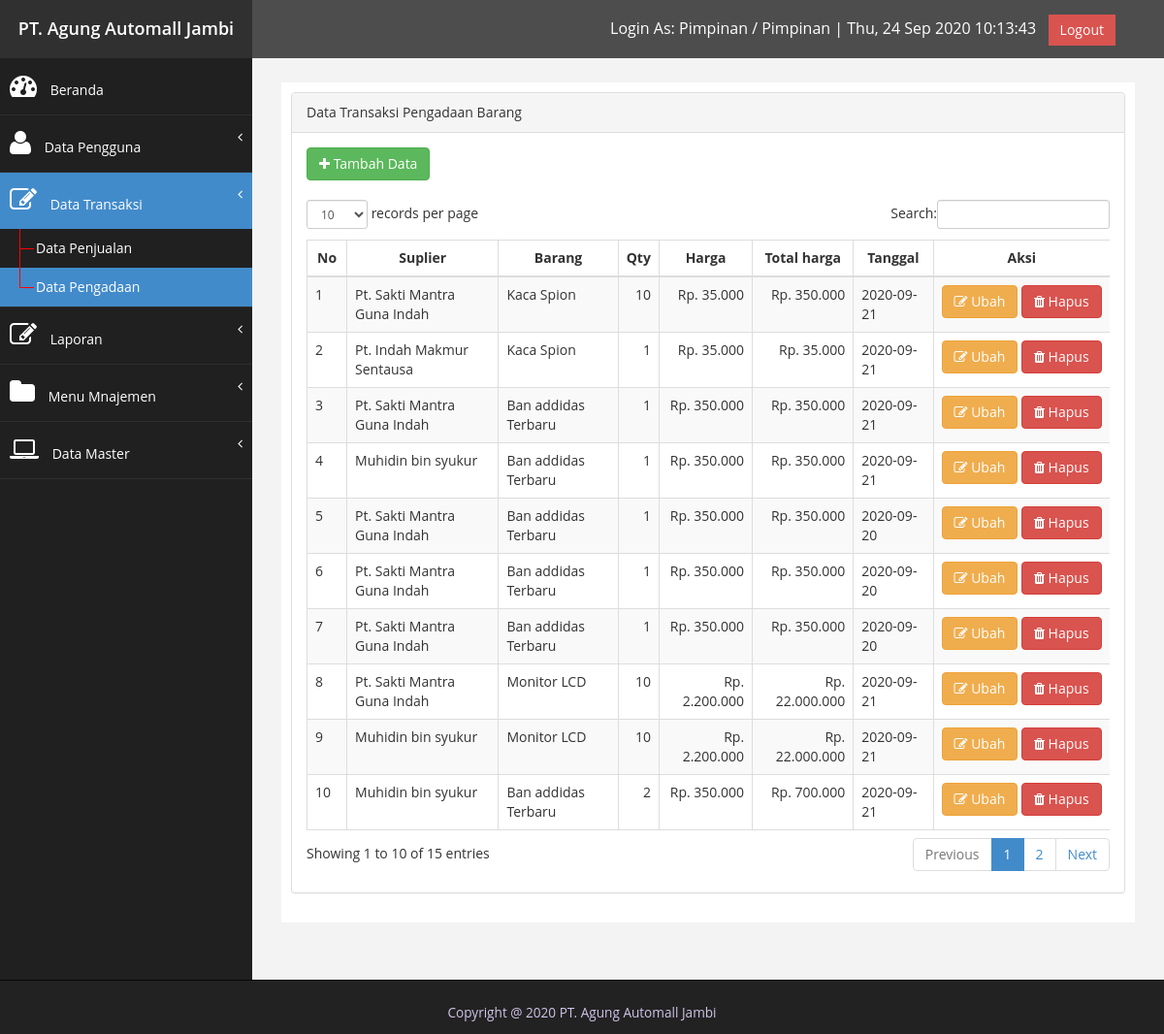
Screenshot of /index.php?page=transaksi&submenu=barang_masuk (signed in) with the database file from the repository.
### tables this page shows
CREATE TABLE `tb_user_menu_access` (
  `id` int(11) NOT NULL,
  `menu_id` int(11) NOT NULL,
  `id_user_level` int(11) NOT NULL
);

CREATE TABLE `tb_user_menu` (
  `user_menu_id` int(11) NOT NULL,
  `menu_title` varchar(128) NOT NULL,
  `icon` varchar(255) NOT NULL,
  `menu_url` varchar(50) NOT NULL
);

CREATE TABLE `tb_user_sub_menu_access` (
  `id` int(11) NOT NULL,
  `sub_menu_id` int(11) NOT NULL,
  `id_user_level` int(11) NOT NULL
);

CREATE TABLE `tb_user_sub_menu` (
  `id` int(11) NOT NULL,
  `menu_id` int(11) NOT NULL,
  `title` varchar(128) NOT NULL,
  `sub_menu_url` varchar(50) NOT NULL,
  `file` varchar(255) NOT NULL
);

CREATE TABLE `tb_barang_masuk` (
  `id_barang_masuk` int(11) NOT NULL,
  `id_barang_data` int(11) NOT NULL,
  `id_barang_suplier` int(11) NOT NULL,
  `barang_masuk_kode` varchar(250) NOT NULL,
  `barang_masuk_jumlah` int(11) NOT NULL,
  `barang_masuk_harga` bigint(20) NOT NULL,
  `barang_masuk_tanggal` date NOT NULL DEFAULT current_timestamp()
);

CREATE TABLE `tb_barang_suplier` (
  `id_barang_suplier` int(11) NOT NULL,
  `barang_suplier_nama` varchar(50) NOT NULL,
  `barang_suplier_kode` varchar(50) NOT NULL,
  `barang_suplier_no_telepon` varchar(20) NOT NULL,
  `barang_suplier_tanggal_daftar` date NOT NULL,
  `barang_suplier_alamat` text NOT NULL
);

CREATE TABLE `tb_barang_data` (
  `id_barang_data` int(11) NOT NULL,
  `id_barang_kategori` int(11) NOT NULL,
  `barang_data_nama` varchar(200) NOT NULL,
  `barang_data_kode` varchar(100) NOT NULL,
  `barang_data_harga_beli` int(255) NOT NULL,
  `barang_data_harga_jual` int(255) NOT NULL,
  `barang_data_tanggal` date NOT NULL,
  `barang_data_gambar` varchar(255) NOT NULL
);

### config.php (called while the page is built, shortened)
<?php
$database_host = "localhost";
$database_user = "root";
$database_pass = "";
$database_dbna = "db_pos_bengkel";
$koneksi = mysqli_connect($database_host, $database_user, $database_pass, $database_dbna);
$tools['page_title'] = "PT. Agung Automall Jambi";
$tools['developer'] = true;
if (isset($_GET['page'])) $page = $_GET['page'];
else $page = "";
function query($query)
{
    global $koneksi;
    $result = mysqli_query($koneksi, $query);
    if ($result) {
        if ($result->num_rows > 0) {
            $rows = [];
            while ($row = mysqli_fetch_array($result, MYSQLI_ASSOC)) {
                $rows[] = $row;
            }
            return $rows;
        } else return false;
    } else return false;
}

### page/data_transaksi/barang_masuk/display.php (the view, shortened to what this page needs)
<?php
$display = query("SELECT * FROM tb_barang_masuk
    JOIN
    tb_barang_data
    ON tb_barang_masuk.id_barang_data = tb_barang_data.id_barang_data
    JOIN
    tb_barang_suplier
    ON tb_barang_masuk.id_barang_suplier = tb_barang_suplier.id_barang_suplier");
$nomor = 0;
?>
<div class="panel panel-default">
    <div class="panel-heading">
        Data Transaksi Pengadaan Barang
    </div>
    <div class="panel-body">
        <div class="row">
            <div class="container-fluid">
                <button class="btn btn-success" data-toggle="modal" data-target="#modaltambah" onclick="tambahData()"><i class="fa fa-plus"></i> Tambah Data</button>
                <br>
                <br>
            </div>
        </div>
        <div class="row">
            <div class="col">
                <div class="container-fluid">
                    <div class="table-responsive">
                        <table class="table table-striped table-bordered table-hover" id="dataTables-example">
                            <thead>
                                <tr>
                                    <th style="text-align:center;" width="25px">No</th>
                                    <th style="text-align:center;">Suplier</th>
                                    <th style="text-align:center;">Barang</th>
                                    <th style="text-align:center;">Qty</th>
                                    <th style="text-align:center;">Harga</th>
                                    <th style="text-align:center;">Total harga</th>
                                    <th style="text-align:center;">Tanggal</th>
                                    <th style="text-align:center;">Aksi</th>
                                </tr>
                            </thead>
                            <?php
                            if ($display) {
                                foreach ($display as $data) {
                            ?>
                                    <tr>
                                        <td><?php echo ++$nomor; ?></td>
                                        <td><?php echo $data['barang_suplier_nama']; ?></td>
                                        <td><?php echo $data['barang_data_nama']; ?></td>
                                        <td style="text-align:right"><?php echo $data['barang_masuk_jumlah']; ?></td>
                                        <td style="text-align:right"><?php echo 'Rp. ' . number_format($data['barang_masuk_harga'], 0, ',', '.'); ?></td>
                                        <td style="text-align:right"><?php echo 'Rp. ' . number_format($data['barang_masuk_harga'] * $data['barang_masuk_jumlah'], 0, ',', '.'); ?></td>
                                        <td><?php echo $data['barang_masuk_tanggal']; ?></td>
                                        <td style="white-space:nowrap">
                                            <button class="btn btn-warning" onclick="ubahData(this)" data-toggle="modal" data-target="#modalubah" data-id_barang_masuk="<?php echo $data['id_barang_masuk']; ?>" data-id_barang_data="<?php echo $data['id_barang_data']; ?>" data-id_barang_suplier="<?php echo $data['id_barang_suplier']; ?>" data-barang_masuk_kode="<?php echo $data['barang_masuk_kode']; ?>" data-barang_masuk_jumlah="<?php echo $data['barang_masuk_jumlah']; ?>" data-barang_masuk_harga="<?php echo $data['barang_masuk_harga']; ?>" data-barang_masuk_tanggal="<?php echo $data['barang_masuk_tanggal']; ?>" data-barang_masuk_kode="<?php echo $data['barang_masuk_kode']; ?>">
                                                <i class="fa fa-edit"></i> Ubah
                                            </button>
                                            <button class="btn btn-danger" onclick="hapusData(this)" data-toggle="modal" data-target="#modalHapus" data-id_barang_data="<?php echo $data['id_barang_data']; ?>" data-id_barang_masuk="<?php echo $data['id_barang_masuk']; ?>" data-barang_suplier_nama="<?php echo $data['barang_suplier_nama']; ?>" data-barang_masuk_jumlah="<?php echo $data['barang_masuk_jumlah']; ?>"><i class="fa fa-trash"></i> Hapus</button>
                                        </td>
                                    </tr>
                            <?php
                                }
                            }
                            ?>
                        </table>
                    </div>
                </div>
            </div>
        </div>
    </div>
</div>

### index.php (shortened to what this page needs)
<?php
include "config.php";
$level        = $_SESSION['user']['level'];
$menus        = query("SELECT * FROM tb_user_menu_access
        INNER JOIN tb_user_menu
        ON    tb_user_menu_access.menu_id       = tb_user_menu.user_menu_id
        WHERE tb_user_menu_access.id_user_level = '$level'
");
if ($menus) {
    for ($i = 0; $i < count($menus); $i++) {
        $id = $menus[$i]['menu_id'];
        $menus[$i]['sub_menu'] = query("SELECT * FROM tb_user_sub_menu_access
            INNER JOIN tb_user_sub_menu
            ON    tb_user_sub_menu_access.sub_menu_id   = tb_user_sub_menu.id
            WHERE tb_user_sub_menu_access.id_user_level = '$level'
            AND tb_user_sub_menu.menu_id='$id'
        ");
        $menus[$i]['active'] = false;
        if ($menus[$i]['sub_menu']) {
            for ($j = 0; $j < count($menus[$i]['sub_menu']); $j++) {
                $menus[$i]['sub_menu'][$j]['url_act'] = "?page=" . $menus[$i]['menu_url'] . "&submenu=" . $menus[$i]['sub_menu'][$j]['sub_menu_url'];
                if ($menus[$i]['menu_url'] . $menus[$i]['sub_menu'][$j]['sub_menu_url'] == ($page . $submenu)) {
                    $display_page                        = $menus[$i]['sub_menu'][$j]['file'];
                    $menus[$i]['sub_menu'][$j]['active'] = true;
                    $menus[$i]['active']                 = true;
                } else {
                    $menus[$i]['sub_menu'][$j]['active'] = false;
                }
            }
            $menus[$i]['visible'] = true;
        } else {
            $menus[$i]['visible'] = false;
            $menus[$i]['active'] = false;
        }
    }
}
?>
<!DOCTYPE html>
<html xmlns="http://www.w3.org/1999/xhtml">
<head>
    <link href="assets/css/bootstrap.css" rel="stylesheet" />
    <link href="assets/css/font-awesome.css" rel="stylesheet" />
    <link href="assets/js/dataTables/dataTables.bootstrap.css" rel="stylesheet" />
    <link href="assets/css/custom.css" rel="stylesheet" />
</head>
<body>
    <div id="wrapper">
        <nav class="navbar navbar-default navbar-cls-top " role="navigation" style="margin-bottom: 0">
            <div class="navbar-header">
                <div class="navbar-bg text-tengah">
                    <a class="navbar-merek" href="index.php"><?= $tools['page_title']; ?></a>
                </div>
            </div>
            <div style="color: white; padding  : 15px 50px 5px 50px;float    : right; font-size: 16px;">
                <span>Login As: <?= $_SESSION['user']['level_title']; ?> / <?= $_SESSION['user']['nama']; ?> |</span>
                <span id="clockTopbar"></span> &nbsp;
                <a href="logout.php" class="btn btn-danger square-btn-adjust">Logout</a>
            </div>
        </nav>
        <nav class="navbar-default navbar-side" role="navigation">
            <div class="sidebar-collapse">
                <ul class="nav" id="main-menu">
                    <li>
                        <?php
                        if ($page === "") echo '<a href="index.php" class="bg-primary"><i class="fa fa-dashboard fa-2x"></i> Beranda</a>';
                        else echo '<a href="index.php"><i class="fa fa-dashboard fa-2x"></i> Beranda</a>';
                        ?>
                    </li>
                    <?php if ($menus) {
                        foreach ($menus as $menu) {
                            if ($menu['visible']) {
                                echo '<li>';
                                if ($menu['active']) {
                                    echo '
                                <a  href  = "#" class="bg-primary"><i class = "' . $menu["icon"] . '"></i> ' . $menu["menu_title"] . '<span class = "fa arrow"></span></a>
                                <ul class = "nav nav-second-level collapse in" aria-expanded = "true" style= "">
                                ';
                                } else {
                                    echo '
                                <a  href  = "#"><i class = "' . $menu["icon"] . '"></i> ' . $menu["menu_title"] . '<span class = "fa arrow"></span></a>
                                <ul class = "nav nav-second-level">
                                ';
                                }
                                if ($menu['sub_menu']) {
                                    foreach ($menu['sub_menu'] as $nav_submenu) {
                                        if ($nav_submenu['active']) echo '<li><a href="' . $nav_submenu['url_act'] . '" class="bg-primary"></i> ' . $nav_submenu['title'] . '</a></li>';
                                        else  echo '<li><a href="' . $nav_submenu['url_act'] . '"></i> ' . $nav_submenu['title'] . '</a></li>';
                                    }
                                }
                                echo '</ul>';
                                echo '</li>';
                            }
                        }
                    } ?>
                </ul>
            </div>
        </nav>
        <div id="page-wrapper">
            <div id="page-inner">
                <div class="row">
                    <div class="col-md-12">
                        <?php
                        if (file_exists($display_page)) include $display_page;
                        else include "page/error.php";
                        ?>
                    </div>
                </div>
            </div>
        </div>
    </div>
    <div class="navbar navbar-inverse navbar-fixed-bottom footer-bottom">
        <div class="container text-center">
            <p class="text-center" style="color: #D1C4E9;"><small>Copyright @ 2020 <?= $tools['page_title']; ?></p>
        </div>
</body>
</html>

### assets/css/custom.css (style rules this page uses)
body { font-family: 'Open Sans', sans-serif; }
#wrapper { width: 100%; background:#202020; }
#page-wrapper { padding: 15px 15px; min-height: 600px; background:#F3F3F3; }
#page-inner { width:100%; margin:10px 20px 10px 0px; background-color:#fff!important; padding:10px; margin-bottom: 100px; }
.text-center { text-align:center; }
.square-btn-adjust { border: 0px solid transparent; -webkit-border-radius: 0px; -moz-border-radius: 0px; border-radius: 0px; }
p { font-size:16px; line-height:25px; padding-top:20px; }
.arrow { float: right; }
.fa.arrow:before { content: "\f104"; }
.nav-second-level li, .nav-third-level li { border-bottom: none !important; }
.nav-second-level li a { padding-left: 37px; }
.sidebar-collapse , .sidebar-collapse .nav { background:none; }
.sidebar-collapse .nav { padding:0; }
.sidebar-collapse .nav > li > a { color:#fff; text-shadow:none; }
.sidebar-collapse > .nav > li > a { padding:15px 10px; }
.sidebar-collapse > .nav > li { border-bottom: 1px solid rgba(107, 108, 109, 0.19); }
.nav-second-level > li > a:before , .nav-third-level > li > a:before { content:""; display:block; position:absolute; left:20px; width:15px; height:1px; background:#ff0000; top:20px; }
.nav-second-level > li > a:after, .nav-third-level > li > a:after { content:""; display:block; position:absolute; left:20px; width:1px; height:100%; background:#ff0000; top:0px; z-index:10; }
.nav-second-level > li:last-child > a:after, .nav-third-level > li:last-child > a:after { height:50%; }
.navbar-side { border:none; background-color: #202020; }
.navbar-cls-top { background:#4D4D4D; border-bottom:none; }
.navbar-default { border:0px solid black; }
.navbar-header { background: #A70303; }
.nav > li > a > i { margin-right:10px; }
@media (min-width:768px) { #page-wrapper { margin: 0 0 0 260px; padding: 15px 30px; } }
@media (min-width:768px) { .navbar-side { z-index: 1; position: absolute; width: 260px; } }
@media (min-width:768px) { .navbar { border-radius: 0px; } }

### index.php (style rules this page uses)
.navbar-bg { display: flex; justify-content: center; align-items: center; height: 60px; background-color: #303030; width: 260px; }
.navbar-merek { color: #fff; font-size: 18px; font-weight: 600; }

### rows the page displays
tb_user_menu_access: menu.menu_title "Data Pengguna"
tb_user_menu_access: menu.menu_title "Data Transaksi"
tb_user_sub_menu_access: sub_menu.title "Data Penjualan"
tb_user_sub_menu_access: sub_menu.title "Data Pengadaan"
tb_user_menu_access: menu.menu_title "Laporan"
tb_user_menu_access: menu.menu_title "Menu Mnajemen"
tb_user_menu_access: menu.menu_title "Data Master"
tb_barang_masuk: id_barang_suplier.barang_suplier_nama "Pt. Sakti Mantra Guna Indah", id_barang_data.barang_data_nama "Kaca Spion", barang_masuk_jumlah "10", barang_masuk_harga "35.000", $data['barang_masuk_harga'] * $data['barang_masuk_jumlah'] "350.000", barang_masuk_tanggal "2020-09-21"
tb_barang_masuk: id_barang_suplier.barang_suplier_nama "Pt. Indah Makmur Sentausa", id_barang_data.barang_data_nama "Kaca Spion", barang_masuk_jumlah "1", barang_masuk_harga "35.000", $data['barang_masuk_harga'] * $data['barang_masuk_jumlah'] "35.000", barang_masuk_tanggal "2020-09-21"
tb_barang_masuk: id_barang_suplier.barang_suplier_nama "Pt. Sakti Mantra Guna Indah", id_barang_data.barang_data_nama "Ban addidas Terbaru", barang_masuk_jumlah "1", barang_masuk_harga "350.000", $data['barang_masuk_harga'] * $data['barang_masuk_jumlah'] "350.000", barang_masuk_tanggal "2020-09-21"
tb_barang_masuk: id_barang_suplier.barang_suplier_nama "Muhidin bin syukur", id_barang_data.barang_data_nama "Ban addidas Terbaru", barang_masuk_jumlah "1", barang_masuk_harga "350.000", $data['barang_masuk_harga'] * $data['barang_masuk_jumlah'] "350.000", barang_masuk_tanggal "2020-09-21"
tb_barang_masuk: id_barang_suplier.barang_suplier_nama "Pt. Sakti Mantra Guna Indah", id_barang_data.barang_data_nama "Ban addidas Terbaru", barang_masuk_jumlah "1", barang_masuk_harga "350.000", $data['barang_masuk_harga'] * $data['barang_masuk_jumlah'] "350.000", barang_masuk_tanggal "2020-09-20"
tb_barang_masuk: id_barang_suplier.barang_suplier_nama "Pt. Sakti Mantra Guna Indah", id_barang_data.barang_data_nama "Ban addidas Terbaru", barang_masuk_jumlah "1", barang_masuk_harga "350.000", $data['barang_masuk_harga'] * $data['barang_masuk_jumlah'] "350.000", barang_masuk_tanggal "2020-09-20"
tb_barang_masuk: id_barang_suplier.barang_suplier_nama "Pt. Sakti Mantra Guna Indah", id_barang_data.barang_data_nama "Ban addidas Terbaru", barang_masuk_jumlah "1", barang_masuk_harga "350.000", $data['barang_masuk_harga'] * $data['barang_masuk_jumlah'] "350.000", barang_masuk_tanggal "2020-09-20"
tb_barang_masuk: id_barang_suplier.barang_suplier_nama "Pt. Sakti Mantra Guna Indah", id_barang_data.barang_data_nama "Monitor LCD", barang_masuk_jumlah "10", barang_masuk_harga "2.200.000", $data['barang_masuk_harga'] * $data['barang_masuk_jumlah'] "22.000.000", barang_masuk_tanggal "2020-09-21"
tb_barang_masuk: id_barang_suplier.barang_suplier_nama "Muhidin bin syukur", id_barang_data.barang_data_nama "Monitor LCD", barang_masuk_jumlah "10", barang_masuk_harga "2.200.000", $data['barang_masuk_harga'] * $data['barang_masuk_jumlah'] "22.000.000", barang_masuk_tanggal "2020-09-21"
tb_barang_masuk: id_barang_suplier.barang_suplier_nama "Muhidin bin syukur", id_barang_data.barang_data_nama "Ban addidas Terbaru", barang_masuk_jumlah "2", barang_masuk_harga "350.000", $data['barang_masuk_harga'] * $data['barang_masuk_jumlah'] "700.000", barang_masuk_tanggal "2020-09-21"

### other values shown
$tools['page_title'] "PT. Agung Automall Jambi"
$_SESSION['user']['level_title'] "Pimpinan"
$_SESSION['user']['nama'] "Pimpinan"
